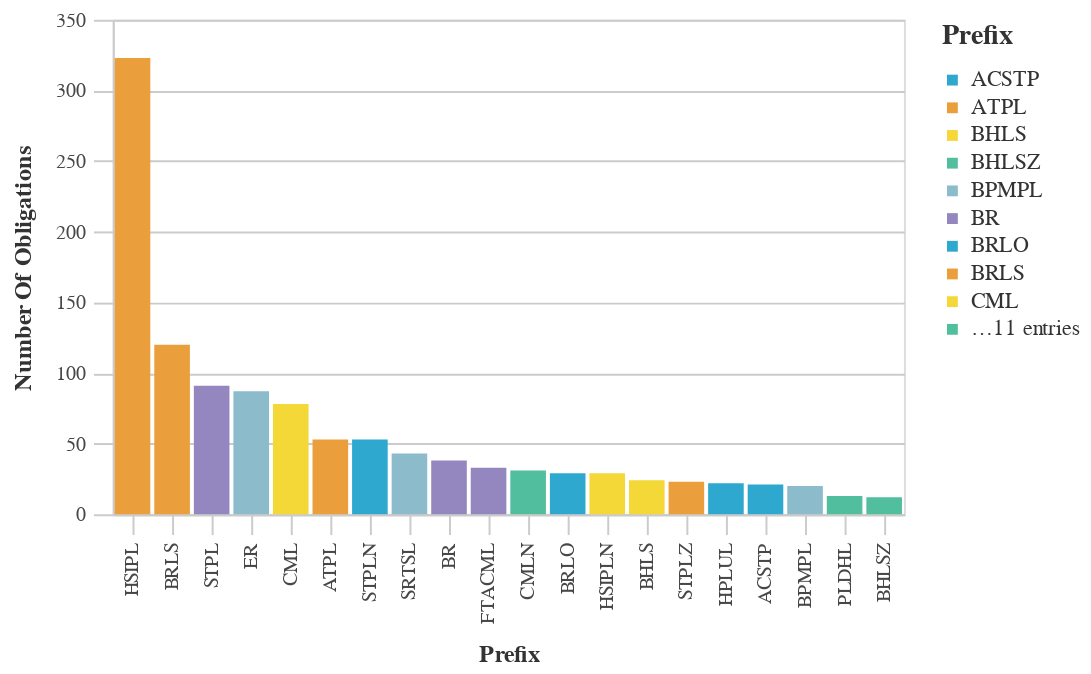

Notebook code cell kept with this figure:
### Code cell
#Bar chart with the Most Used Prefix Counts
chart_df = (df_top>>filter(_.variable=='prefix')).rename(columns={"value":"Prefix",
                                 "count":"Number of Obligations"})
chart9= (_dla_utils_reports.basic_bar_chart_no_save(chart_df, 'Prefix', 'Number of Obligations', 'Prefix', district))
    
display(HTML("<h4><strong>Most Used Prefix Codes</strong></h4>"))
chart9

### Figure 1 — Vega-Lite specification as saved in the notebook (floating-point values rounded to 4 significant figures)
{"config": {"view": {"continuousWidth": 400, "continuousHeight": 300}, "axis": {"domainColor": "#cbcbcb", "grid": true, "gridColor": "#cbcbcb", "gridWidth": 1, "labelColor": "#474747", "labelFont": "Nunito Sans", "labelFontSize": 10, "labelPadding": 4, "tickColor": "#cbcbcb", "tickSize": 10, "titleColor": "#333", "titleFont": "Raleway", "titleFontSize": 12, "titlePadding": 10}, "axisBand": {"grid": false}, "background": "white", "font": "Raleway", "header": {"labelFont": "Nunito Sans", "titleFont": "Raleway"}, "legend": {"labelColor": "#333", "labelFont": "Nunito Sans", "labelFontSize": 11, "labelLimit": 0, "padding": 1, "symbolSize": 30, "symbolType": "square", "titleColor": "#333", "titleFont": "Raleway", "titleFontSize": 14, "titlePadding": 10}, "title": {"anchor": "middle", "font": "Raleway", "fontSize": 18, "fontWeight": 300, "offset": 20}}, "data": {"name": "data-3a30600edb1e66dd99f29b2e82771ce9"}, "mark": "bar", "encoding": {"color": {"field": "Prefix", "legend": {"symbolLimit": 10, "title": "Prefix"}, "scale": {"range": ["#2EA8CE", "#EB9F3C", "#F4D837", "#51BF9D", "#8CBCCB", "#9487C0"]}, "type": "nominal"}, "tooltip": [{"field": "Prefix", "type": "nominal"}, {"field": "Number of Obligations", "type": "quantitative"}], "x": {"field": "Prefix", "sort": "-y", "title": "Prefix", "type": "nominal"}, "y": {"field": "Number of Obligations", "title": "Number Of Obligations", "type": "quantitative"}}, "height": 250, "width": 400, "$schema": "https://vega.github.io/schema/vega-lite/v4.17.0.json", "datasets": {"data-3a30600edb1e66dd99f29b2e82771ce9": [{"Prefix": "HSIPL", "Number of Obligations": 323, "variable": "prefix"}, {"Prefix": "BRLS", "Number of Obligations": 120, "variable": "prefix"}, {"Prefix": "STPL", "Number of Obligations": 91, "variable": "prefix"}, {"Prefix": "ER", "Number of Obligations": 87, "variable": "prefix"}, {"Prefix": "CML", "Number of Obligations": 78, "variable": "prefix"}, {"Prefix": "ATPL", "Number of Obligations": 53, "variable": "prefix"}, {"Prefix": "STPLN", "Number of Obligations": 53, "variable": "prefix"}, {"Prefix": "SRTSL", "Number of Obligations": 43, "variable": "prefix"}, {"Prefix": "BR", "Number of Obligations": 38, "variable": "prefix"}, {"Prefix": "FTACML", "Number of Obligations": 33, "variable": "prefix"}, {"Prefix": "CMLN", "Number of Obligations": 31, "variable": "prefix"}, {"Prefix": "BRLO", "Number of Obligations": 29, "variable": "prefix"}, {"Prefix": "HSIPLN", "Number of Obligations": 29, "variable": "prefix"}, {"Prefix": "BHLS", "Number of Obligations": 24, "variable": "prefix"}, {"Prefix": "STPLZ", "Number of Obligations": 23, "variable": "prefix"}, {"Prefix": "HPLUL", "Number of Obligations": 22, "variable": "prefix"}, {"Prefix": "ACSTP", "Number of Obligations": 21, "variable": "prefix"}, {"Prefix": "BPMPL", "Number of Obligations": 20, "variable": "prefix"}, {"Prefix": "PLDHL", "Number of Obligations": 13, "variable": "prefix"}, {"Prefix": "BHLSZ", "Number of Obligations": 12, "variable": "prefix"}]}}
